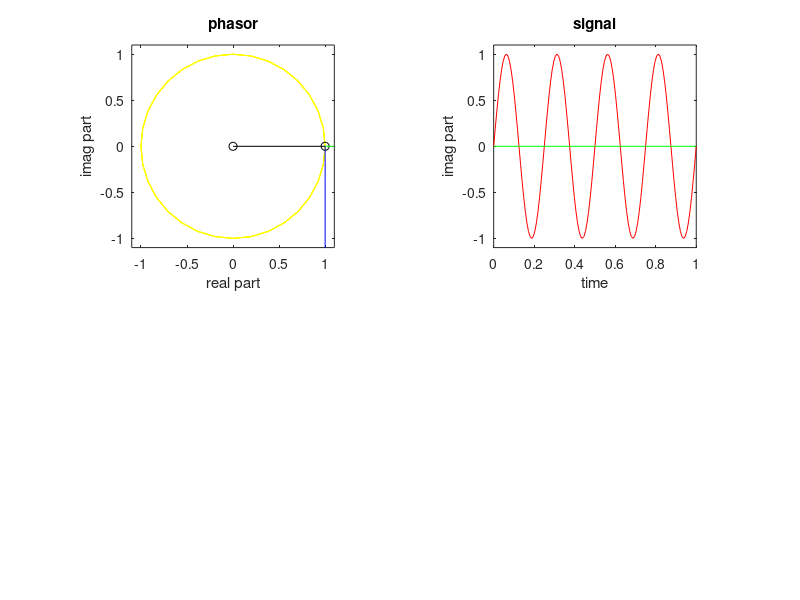

Reproduce this figure in MATLAB.
%	MATLAB Rotating Phasor Animation
%
%	using basic MATLAB drawing functions

clear

% 4 cycles of constant amplitude 4Hz phasor

M = 128;                    % no of samples   
step = 360/M;               % angular step (degrees)
f = 4;                      % fequency (Hz)
dt = 1/M;                   % time step (seconds)
ph = 0;                     % initial phase shift
t = 0:dt:1;                 % time axis
A = 1;                      % initial amplitude
x = exp(1i*2*pi*f*t);		%unit amplitude phasor
xr = real(x);               %Real part
xi = imag(x);               %Imaginary part
xmax = max([xr xi ])*1.1;	%sets amplitude axes > max plot size
tmin = min(t);              %sets t axis min = start value
tmax = max(t);              %sets t axis max = stop value


fprintf(1,'Rotating Phasor: press return to start\n')
pause;

figure(1);                          % make figure appear

for ii =1:M+1

%	timer
t0 = clock;
te = 0;

%	phasor plot

subplot(2,2,1)                      %plot phasor on previously set axes
plot(xr(1:ii),xi(1:ii),'y');        % plot phasor trajectory
hold on
plot([0,xr(ii)],[0,xi(ii)],'o-k');    % plot radial line for current phasor

plot([xr(ii),xmax],[xi(ii),xi(ii)],'g') % plot horizontal line indicating current value of xi
plot([xr(ii),xr(ii)],[-xmax,xi(ii)],'b') % plot vertical line indicating current value of xi
axis( [ -xmax xmax -xmax xmax ]);
axis('square');
title('phasor');
xlabel('real part');
ylabel('imag part');
hold off

drawnow

%	Imag signal plot

subplot(2,2,2)                          %plot sinusoid on previously set axes
plot(t(1:ii),xi(1:ii),'r');             % plot imaginary component against time
hold on;
plot([t(1),t(ii)],[xi(ii),xi(ii)],'g') % plot horizontal line indicating current value of xi
hold off
axis( [ tmin tmax -xmax xmax ]);
axis('square')
xlabel('time');
ylabel('imag part');
title('signal');

drawnow

%	Real signal plot

%%%%%%%%%%%%%%%%%%
% ADD CODE HERE  %
%%%%%%%%%%%%%%%%%%


%	constant frame rate via a busy wait loop

while te < 0.2
	te = (clock - t0) * [0 0 86400 3600 60 1]';
end

end
